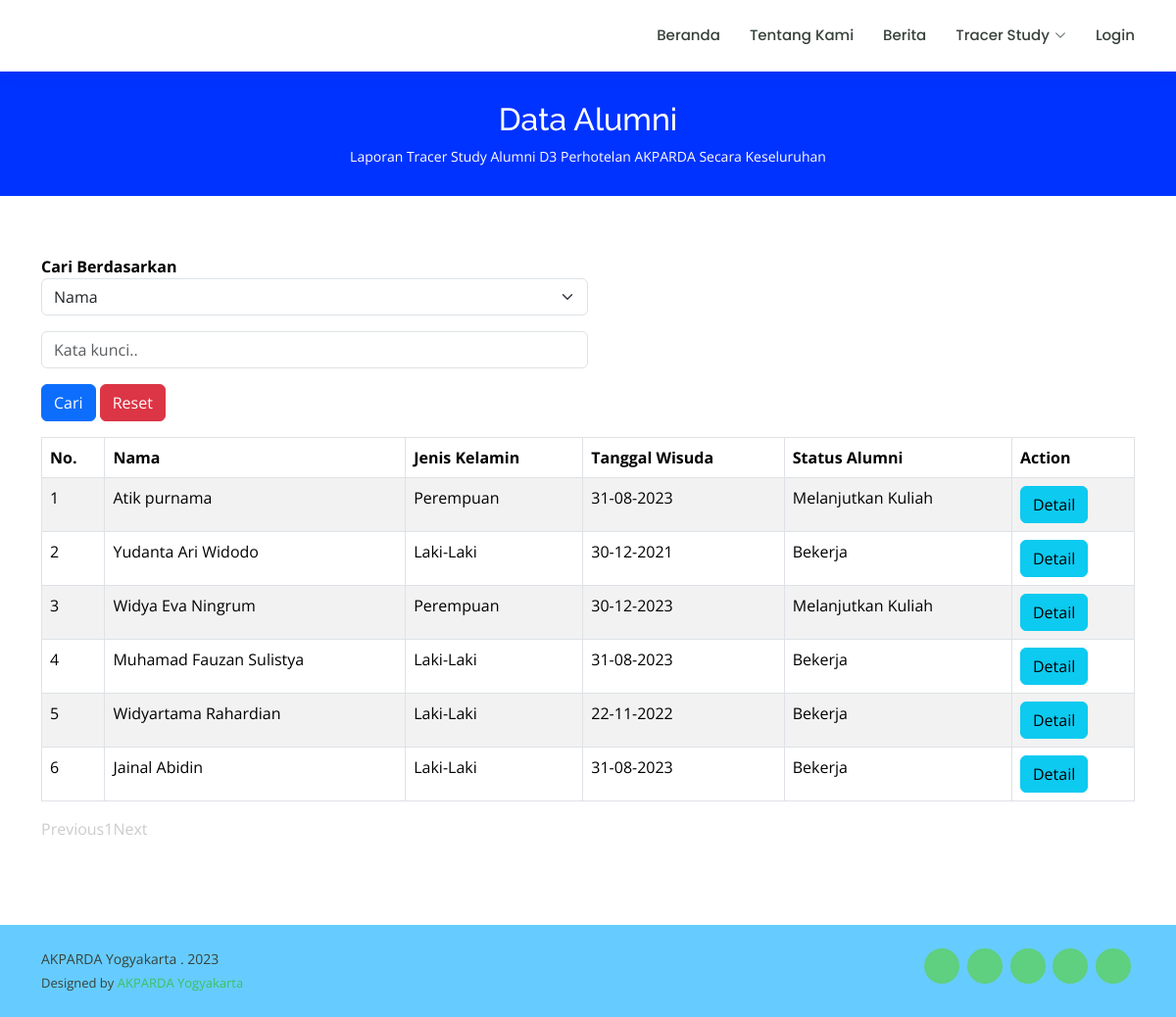
Page /alumni.php on the committed database.
### tables this page shows
CREATE TABLE `tb_tracerstudy` (
  `id_tracer` int(11) NOT NULL,
  `nim` int(11) NOT NULL,
  `tanggal` date NOT NULL,
  `P1` varchar(200) NOT NULL,
  `P2` varchar(200) NOT NULL,
  `P3` varchar(200) NOT NULL,
  `P4` varchar(200) NOT NULL,
  `P5` varchar(200) NOT NULL,
  `P6` varchar(200) NOT NULL,
  `P7` varchar(200) NOT NULL,
  `P8` varchar(200) NOT NULL,
  `P9` varchar(200) NOT NULL,
  `P10` varchar(200) NOT NULL,
  `P11` varchar(200) NOT NULL,
  `P12` varchar(200) NOT NULL,
  `P13` varchar(200) NOT NULL,
  `P14` varchar(200) NOT NULL,
  `P15` varchar(200) NOT NULL,
  `P16` varchar(200) NOT NULL,
  `opsi_1` varchar(200) NOT NULL,
  `opsi_2` varchar(200) NOT NULL,
  `opsi_3` varchar(200) NOT NULL,
  `opsi_4` varchar(200) NOT NULL,
  `opsi_5` varchar(200) NOT NULL,
  `opsi_6` varchar(200) NOT NULL,
  `opsi_7` varchar(200) NOT NULL,
  `opsi_8` varchar(200) NOT NULL,
  `opsi_9` varchar(200) NOT NULL,
  `opsi_10` varchar(200) NOT NULL,
  `opsi_11` varchar(200) NOT NULL,
  `opsi_12` varchar(200) NOT NULL,
  `opsi_13` varchar(200) NOT NULL,
  `pesan` mediumtext NOT NULL,
  `kesan` mediumtext NOT NULL
);

CREATE TABLE `tb_alumni` (
  `nim` int(11) NOT NULL,
  `nama_lengkap` varchar(100) NOT NULL,
  `tempat_lahir` varchar(50) NOT NULL,
  `tanggal_lahir` date NOT NULL,
  `jenis_kelamin` enum('Laki-Laki','Perempuan','','') NOT NULL,
  `agama` enum('Islam','Kristen','Katholik','Hindu','Budha') NOT NULL,
  `nama_orangtua` varchar(100) NOT NULL,
  `alamat_orangtua` mediumtext NOT NULL,
  `alamat_mahasiswa` mediumtext NOT NULL,
  `no_telepon` char(13) NOT NULL,
  `email` varchar(100) NOT NULL,
  `password` char(32) NOT NULL,
  `judul_TA` mediumtext NOT NULL,
  `dosen_pembimbing_1` varchar(50) NOT NULL,
  `dosen_pembimbing_2` varchar(50) NOT NULL,
  `total_sks` int(11) NOT NULL,
  `tanggal_wisuda` date NOT NULL,
  `ipk` varchar(20) NOT NULL
);

### alumni.php (the view, shortened to what this page needs)
<?php
include "header.php";
?>
  <main id="main" data-aos="fade-in">
    <div class="breadcrumbs">
      <div class="container">
         <h2>Data Alumni</h2>
         <p>Laporan Tracer Study Alumni D3 Perhotelan AKPARDA Secara Keseluruhan</p>
      </div>
    </div>
     <section id="about" class="about">
      <div class="container" data-aos="fade-up">
        <div class="result ">
          <div class="col-lg-12 pt-4 pt-lg-0 order-2 order-lg-1 content">
             <div class="col-md-6">
                <div class="panel panel-default">
        <div class="panel-heading"><b>Cari Berdasarkan</b></div>
        <div class="panel-body">
          <form class="form-inline">
            <div class="form-group">
              <select class="form-select" id="Kolom" name="Kolom" required="">
                <?php
                  $kolom=(isset($_GET['Kolom']))? $_GET['Kolom'] : "";
                ?>
                <option value="nama_lengkap" <?php if ($kolom=="nama_lengkap") echo "selected"; ?>>Nama</option>
              </select>
            </div>
                          <p>
                <p>
            <div class="form-group">
              <input type="text" class="form-control" id="KataKunci" name="KataKunci" placeholder="Kata kunci.." required="" value="<?php if (isset($_GET['KataKunci']))  echo $_GET['KataKunci']; ?>">
            </div>
              <p>
                <p>
            <button type="submit" class="btn btn-primary">Cari</button>
            <a href="alumni.php" class="btn btn-danger">Reset</a>
          </form>
        </div>
      </div>
    </div>
  <table class="table table-striped table-bordered table-hover">
    <thead>
      <tr>
        <th>No.</th>
        <th>Nama</th>
        <th>Jenis Kelamin</th>
        <th>Tanggal Wisuda</th>
        <th>Status Alumni</th>
        <th>Action</th>
      </tr>
    </thead>
    <tbody>
      <?php
        include "db/koneksi.php";
      $page = (isset($_GET['page']))? (int) $_GET['page'] : 1;
      $kolomCari=(isset($_GET['Kolom']))? $_GET['Kolom'] : "";
      $kolomKataKunci=(isset($_GET['KataKunci']))? $_GET['KataKunci'] : "";
      $limit = 10;
      $limitStart = ($page - 1) * $limit;
      if($kolomCari=="" && $kolomKataKunci==""){
        $SqlQuery = mysqli_query($con, "SELECT * FROM tb_tracerstudy LEFT JOIN tb_alumni ON tb_tracerstudy.nim= tb_alumni.nim order by id_tracer LIMIT ".$limitStart.",".$limit);
      }else{
        $SqlQuery = mysqli_query($con, "SELECT * FROM tb_tracerstudy LEFT JOIN tb_alumni ON tb_tracerstudy.nim= tb_alumni.nim WHERE $kolomCari LIKE '%$kolomKataKunci%' LIMIT ".$limitStart.",".$limit);
      }
      $no = $limitStart + 1;
      while($result  = mysqli_fetch_array($SqlQuery)){
      ?>
        <tr>
          <td><?php echo $no++; ?></td>
          <td><?php echo $result ['nama_lengkap']; ?></td>
          <td><?php echo $result ['jenis_kelamin']; ?></td>
          <td><?php echo date('d-m-Y', strtotime($result ["tanggal_wisuda"]));?></td>
          <td><?php echo $result ['P1']; ?></td>
          <td> <a href="alumni_detail.php?id_tracer=<?php echo $result ['id_tracer']; ?>"  class="btn btn-info">Detail</a></td>
        </tr>
      <?php
      }
      ?>
    </tbody>
  </table>
   <div align="right">
    <ul class="pagination">
      <?php
        if($page == 1){
      ?>
        <li class="disabled"><a href="#">Previous</a></li>
      <?php
        }
      ?>
      <?php
        if($kolomCari=="" && $kolomKataKunci==""){
          $SqlQuery = mysqli_query($con, "SELECT * FROM tb_tracerstudy LEFT JOIN tb_alumni ON tb_tracerstudy.nim= tb_alumni.nim where id_tracer");
        }else{
          $SqlQuery = mysqli_query($con, "SELECT * FROM tb_tracerstudy LEFT JOIN tb_alumni ON tb_tracerstudy.nim= tb_alumni.nim WHERE $kolomCari LIKE '%$kolomKataKunci%'");
        }
        $JumlahData = mysqli_num_rows($SqlQuery);
        $jumlahPage = ceil($JumlahData / $limit);
        $jumlahNumber = 1;
        $startNumber = ($page > $jumlahNumber)? $page - $jumlahNumber : 1;
        $endNumber = ($page < ($jumlahPage - $jumlahNumber))? $page + $jumlahNumber : $jumlahPage;
        for($i = $startNumber; $i <= $endNumber; $i++){
          $linkActive = ($page == $i)? ' class="active"' : '';
          if($kolomCari=="" && $kolomKataKunci==""){
      ?>
          <li<?php echo $linkActive; ?>><a href="alumni.php?page=<?php echo $i; ?>"><?php echo $i; ?></a></li>
      <?php
        }else{
          ?>
          <li<?php echo $linkActive; ?>><a href="alumni.php?Kolom=<?php echo $kolomCari;?>&KataKunci=<?php echo $kolomKataKunci;?>&page=<?php echo $i; ?>"><?php echo $i; ?></a></li>
          <?php
        }
      }
      ?>
      <?php
       if($page == $jumlahPage){
      ?>
        <li class="disabled"><a href="#">Next</a></li>
      <?php
      }
      ?>
    </ul>
  </div>
          </div>
        </div>
      </div>
</section>
   </main>
  <footer id="footer">
    <div class="container d-md-flex py-4">
      <div class="me-md-auto text-center text-md-start">
         <div class="copyright">
           AKPARDA Yogyakarta <strong></strong>. 2023
        </div>
        <div class="credits">
          Designed by <a href="https://bootstrapmade.com/">AKPARDA Yogyakarta</a>
        </div>
      </div>
      <div class="social-links text-center text-md-right pt-3 pt-md-0">
        <a href="#" class="twitter"><i class="bx bxl-twitter"></i></a>
        <a href="#" class="facebook"><i class="bx bxl-facebook"></i></a>
        <a href="#" class="instagram"><i class="bx bxl-instagram"></i></a>
        <a href="#" class="google-plus"><i class="bx bxl-skype"></i></a>
        <a href="#" class="linkedin"><i class="bx bxl-linkedin"></i></a>
      </div>
    </div>
  </footer>

### assets/css/style.css (style rules this page uses)
body { font-family: "Open Sans", sans-serif; color: #000000; }
a { color: #cccccc; text-decoration: none; }
h1, h2, h3, h4, h5, h6 { font-family: "Raleway", sans-serif; }
section { padding: 60px 0; overflow: hidden; }
.breadcrumbs { margin-top: 73px; text-align: center; background: #0033FF; padding: 30px 0; color: #fff; }
.breadcrumbs h2 { font-size: 32px; font-weight: 500; }
.breadcrumbs p { font-size: 14px; margin-bottom: 0; }
.about .content ul { list-style: none; padding: 0; }
.about .content ul li { padding-bottom: 10px; }
#footer { color: #37423b; font-size: 14px; background: #66CCFF; }
#footer .credits { padding-top: 5px; font-size: 13px; }
#footer .credits a { color: #3ac162; transition: 0.3s; }
#footer .social-links a { font-size: 18px; display: inline-block; background: #5fcf80; color: #fff; line-height: 1; padding: 8px 0; margin-right: 4px; border-radius: 50%; text-align: center; width: 36px; height: 36px; transition: 0.3s; }

### rows in the picture
tb_tracerstudy: nim.nama_lengkap "Atik purnama", nim.jenis_kelamin "Perempuan", nim.tanggal_wisuda "31-08-2023", P1 "Melanjutkan Kuliah"
tb_tracerstudy: nim.nama_lengkap "Yudanta Ari Widodo", nim.jenis_kelamin "Laki-Laki", nim.tanggal_wisuda "30-12-2021", P1 "Bekerja"
tb_tracerstudy: nim.nama_lengkap "Widya Eva Ningrum", nim.jenis_kelamin "Perempuan", nim.tanggal_wisuda "30-12-2023", P1 "Melanjutkan Kuliah"
tb_tracerstudy: nim.nama_lengkap "Muhamad Fauzan Sulistya", nim.jenis_kelamin "Laki-Laki", nim.tanggal_wisuda "31-08-2023", P1 "Bekerja"
tb_tracerstudy: nim.nama_lengkap "Widyartama Rahardian", nim.jenis_kelamin "Laki-Laki", nim.tanggal_wisuda "22-11-2022", P1 "Bekerja"
tb_tracerstudy: nim.nama_lengkap "Jainal Abidin", nim.jenis_kelamin "Laki-Laki", nim.tanggal_wisuda "31-08-2023", P1 "Bekerja"
